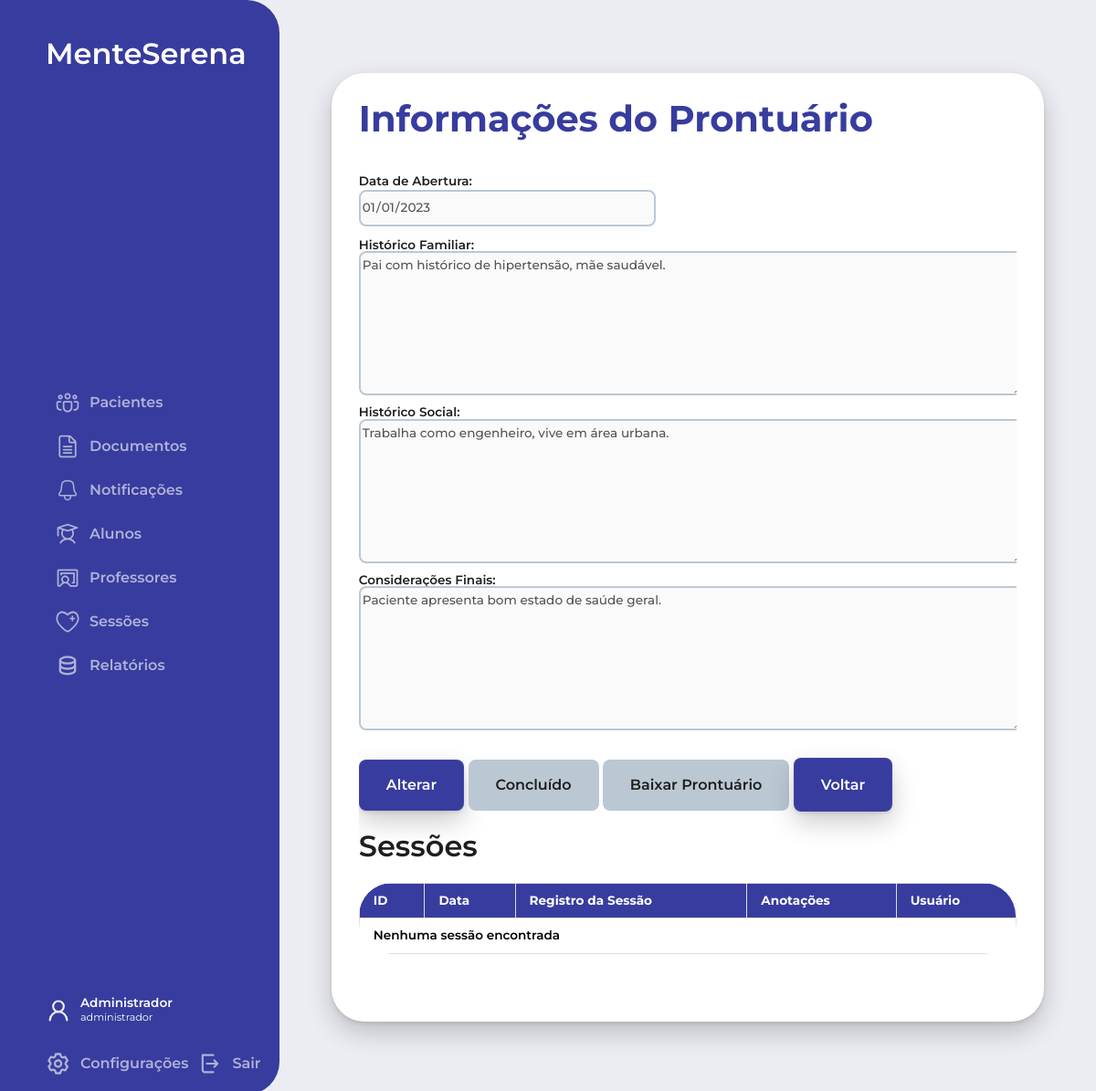
Page /php/acessarProntuario.php?paciente_id=1 (signed in) on the committed database.
### tables this page shows
CREATE TABLE Prontuarios (
    id_prontuario INT AUTO_INCREMENT PRIMARY KEY,
    id_paciente INT,
    id_usuario INT,
    data_abertura DATE NOT NULL,
    historico_familiar TEXT,
    historico_social TEXT,
    consideracoes_finais TEXT,
    FOREIGN KEY (id_paciente) REFERENCES Pacientes(id_paciente),
    FOREIGN KEY (id_usuario) REFERENCES Usuarios(id_usuario)
);

### php/acessarProntuario.php (the view, shortened to what this page needs)
<?php
include('../config.php');
$idPaciente = isset($_GET['paciente_id']) ? $_GET['paciente_id'] : '';
$idUsuarioLogado = $_SESSION['id_usuario'];
$nivelAcesso = $_SESSION['UsuarioNivel'];
$queryProntuario = "SELECT * FROM Prontuarios WHERE id_paciente = ?";
$stmtProntuario = mysqli_prepare($conn, $queryProntuario);
mysqli_stmt_bind_param($stmtProntuario, "i", $idPaciente);
mysqli_stmt_execute($stmtProntuario);
$resultProntuario = mysqli_stmt_get_result($stmtProntuario);
$prontuario = mysqli_fetch_assoc($resultProntuario);
if ($nivelAcesso == 'aluno') {
    $querySessoes = "SELECT s.id_sessao, s.data, s.registro_sessao, s.anotacoes, u.nome AS nome_usuario
                     FROM Sessoes s
                     LEFT JOIN Usuarios u ON s.id_usuario = u.id_usuario
                     WHERE s.id_prontuario = ? AND s.id_usuario = ?";
    $stmtSessoes = mysqli_prepare($conn, $querySessoes);
    mysqli_stmt_bind_param($stmtSessoes, "ii", $prontuario['id_prontuario'], $idUsuarioLogado);
} else {
    $querySessoes = "SELECT s.id_sessao, s.data, s.registro_sessao, s.anotacoes, u.nome AS nome_usuario
                     FROM Sessoes s
                     LEFT JOIN Usuarios u ON s.id_usuario = u.id_usuario
                     WHERE s.id_prontuario = ?";
    $stmtSessoes = mysqli_prepare($conn, $querySessoes);
    mysqli_stmt_bind_param($stmtSessoes, "i", $prontuario['id_prontuario']);
}
mysqli_stmt_execute($stmtSessoes);
$resultSessoes = mysqli_stmt_get_result($stmtSessoes);
?>
<!DOCTYPE html>
<html lang="pt-br">
<head>
  <link rel="stylesheet" href="../estilo.css">
  <link rel="stylesheet" href="../css/sidebar.css">
  <link rel="stylesheet" href="../css/mainContent.css">
</head>
<body>
  <div class="body_section">
    <?php include('sidebar.php'); ?>
    <main>
      <div class="main_title"><h2>Informações do Prontuário</h2></div>
      <div class="content">
        <form class="main_form" action="acessarProntuario.php?paciente_id=<?php echo $idPaciente; ?>" method="post">
          <div class="form_group full_width">
            <div class="form_input">
              <label for="data_abertura">Data de Abertura:</label>
              <input type="date" name="data_abertura" id="data_abertura" value="<?php echo $prontuario['data_abertura']; ?>" disabled>
            </div>
            <div class="form_text_area">
              <label for="historico_familiar">Histórico Familiar:</label>
              <textarea name="historico_familiar" id="historico_familiar" disabled><?php echo $prontuario['historico_familiar']; ?></textarea>
            </div>
            <div class="form_text_area">
              <label for="historico_social">Histórico Social:</label>
              <textarea name="historico_social" id="historico_social" disabled><?php echo $prontuario['historico_social']; ?></textarea>
            </div>
            <div class="form_text_area">
              <label for="consideracoes_finais">Considerações Finais:</label>
              <textarea name="consideracoes_finais" id="consideracoes_finais" disabled><?php echo $prontuario['consideracoes_finais']; ?></textarea>
            </div>
          </div>
          <div class="form_group full_width">
            <button type="button" id="alterarBtn" class="botao_azul text_button">Alterar</button>
            <button type="submit" id="concluidoBtn" class="botao_azul text_button" name="botao" value="Concluído" disabled>Concluído</button>
            <button type="submit" id="baixarBtn" class="botao_azul text_button" name="botao" value="Baixar Prontuário" disabled>Baixar Prontuário</button>
            <a href="acessarPacientes.php?id=<?php echo $idPaciente; ?>" class="botao_azul text_button">Voltar</a>
          </div>
        </form>
        <h3>Sessões</h3>
        <div class="table-container">
          <table>
            <thead>
              <tr>
                <th>ID</th>
                <th>Data</th>
                <th>Registro da Sessão</th>
                <th>Anotações</th>
                <th>Usuário</th>
              </tr>
            </thead>
            <tbody>
              <?php if (mysqli_num_rows($resultSessoes) > 0): ?>
                <?php while ($sessao = mysqli_fetch_assoc($resultSessoes)): ?>
                  <tr onclick="window.location.href='acessarSessoes.php?id=<?php echo $sessao['id_sessao']; ?>'">
                    <td><?php echo $sessao['id_sessao']; ?></td>
                    <td><?php echo date('d/m/Y', strtotime($sessao['data'])); ?></td>
                    <td><?php echo $sessao['registro_sessao']; ?></td>
                    <td><?php echo $sessao['anotacoes']; ?></td>
                    <td><?php echo $sessao['nome_usuario']; ?></td>
                  </tr>
                <?php endwhile; ?>
              <?php else: ?>
                <tr>
                  <td colspan="5">Nenhuma sessão encontrada</td>
                </tr>
              <?php endif; ?>
            </tbody>
          </table>
        </div>
      </div>
    </main>
  </div>
</body>
</html>

### estilo.css (style rules this page uses)
:root { --primary-color: #373C9E; --darker-primary-color: #2E3385; --off-white: #ECEDF2; --white: #ffffff; --black: #1e1e1e; --light-gray: #BBC8D4; --shadow: rgba(0, 0, 0, 0.2) 0px 12px 28px 0px, rgba(0, 0, 0, 0.1) 0px 2px 4px 0px, rgba(255, 255, 255, 0.05) 0px 0px 0px 1px inset; }
body { font-family: 'Montserrat', Arial, Helvetica, sans-serif; background-color: var(--off-white); font-size: 16px; margin: 0; padding: 0; }
h1, h2, h3, h4, h5, h6, p, span, .text_button, .placeholder, .small, .caption { margin: 0; }
h2 { color: var(--black); font-size: 2.5rem; font-weight: 700; line-height: 100%; }
h3 { color: var(--black); font-size: 2rem; font-weight: 600; line-height: 120%; }
button { font-family: 'Montserrat', Arial, Helvetica, sans-serif; }
.text_button { color: var(--black); font-size: 1rem; font-weight: 600; line-height: 100%; }
select, input, textarea { font-family: 'Montserrat', Arial, Helvetica, sans-serif; font-size: 0.85rem; font-weight: 500; line-height: 100%; }
.botao_azul { background-color: var(--primary-color); color: var(--white); padding: 20px 30px; text-decoration: none; border-radius: 8px; box-shadow: var(--shadow); transition: all 0.3s ease; cursor: pointer; border: none; }
.botao_azul:disabled { background-color: var(--light-gray); color: var(--black); cursor: not-allowed; box-shadow: none; }
.main_form { display: flex; flex-wrap: wrap; justify-content: space-between; }
.main_form select, .main_form input, .main_form textarea { font-family: 'Montserrat', Arial, Helvetica, sans-serif; max-width: 320px; width: 100%; height: 36px; border-radius: 8px; border: 2px solid var(--light-gray); }
.main_form textarea { min-width: 100%; height: 150px; line-height: 165%; border-radius: 8px; border: 2px solid var(--light-gray); }
.main_form label { font-size: 0.85rem; font-weight: 600; line-height: 100%; color: #1e1e1e; }
.main_form .form_text_area { display: flex; flex-direction: column; margin-bottom: 12px; }
.main_form .form_input { display: flex; flex-direction: column; gap: 2px; margin-bottom: 12px; }
.main_form .form_group { width: 48%; margin-bottom: 20px; }
.main_form .form_group.full_width { width: 100%; }

### css/mainContent.css (style rules this page uses)
.body_section { display: flex; flex-direction: row; flex-wrap: wrap; }
.body_section main { width: 100%; max-width: 60vw; height: auto; padding: 30px; padding-bottom: 50px; margin: 80px auto 80px; background-color: var(--white); border-radius: 36px; box-shadow: var(--shadow); display: flex; flex-direction: column; }
.body_section main .main_title h2 { color: var(--primary-color); margin: 0 0 30px; }
table { width: 100%; border-collapse: collapse; margin: 20px 0; font-size: 0.85rem; font-weight: 600; line-height: 100%; text-align: left; border-radius: 36px; overflow: hidden; }
.table-container { max-height: 50vh; max-width: 60vw; overflow-y: auto; overflow-x: auto; border-radius: 36px; }
.table-container table tbody tr { cursor: pointer; }
table th, table td { padding: 12px 15px; border: 1px solid #ddd; }
table th { background-color: var(--primary-color); color: var(--white); position: sticky; top: 0; z-index: 1; }
table thead th:first-child { border-top-left-radius: 36px; }
table thead th:last-child { border-top-right-radius: 36px; }
table tbody tr:last-child td:first-child { border-bottom-left-radius: 36px; }
table tbody tr:last-child td:last-child { border-bottom-right-radius: 36px; }

### php/acessarProntuario.php (style rules this page uses)
.content { max-height: 80vh; overflow-y: auto; }

### rows in the picture
prontuarios: data_abertura "01/01/2023", historico_familiar "Pai com histórico de hipertensão, mãe saudável.", historico_social "Trabalha como engenheiro, vive em área urbana.", consideracoes_finais "Paciente apresenta bom estado de saúde geral."

### other values in the picture
$texto "Pacientes Documentos Notificações Alunos Professores Sessões Relatórios"
$_SESSION['nome_usuario'] "Administrador"
$_SESSION['UsuarioNivel'] "administrador"
